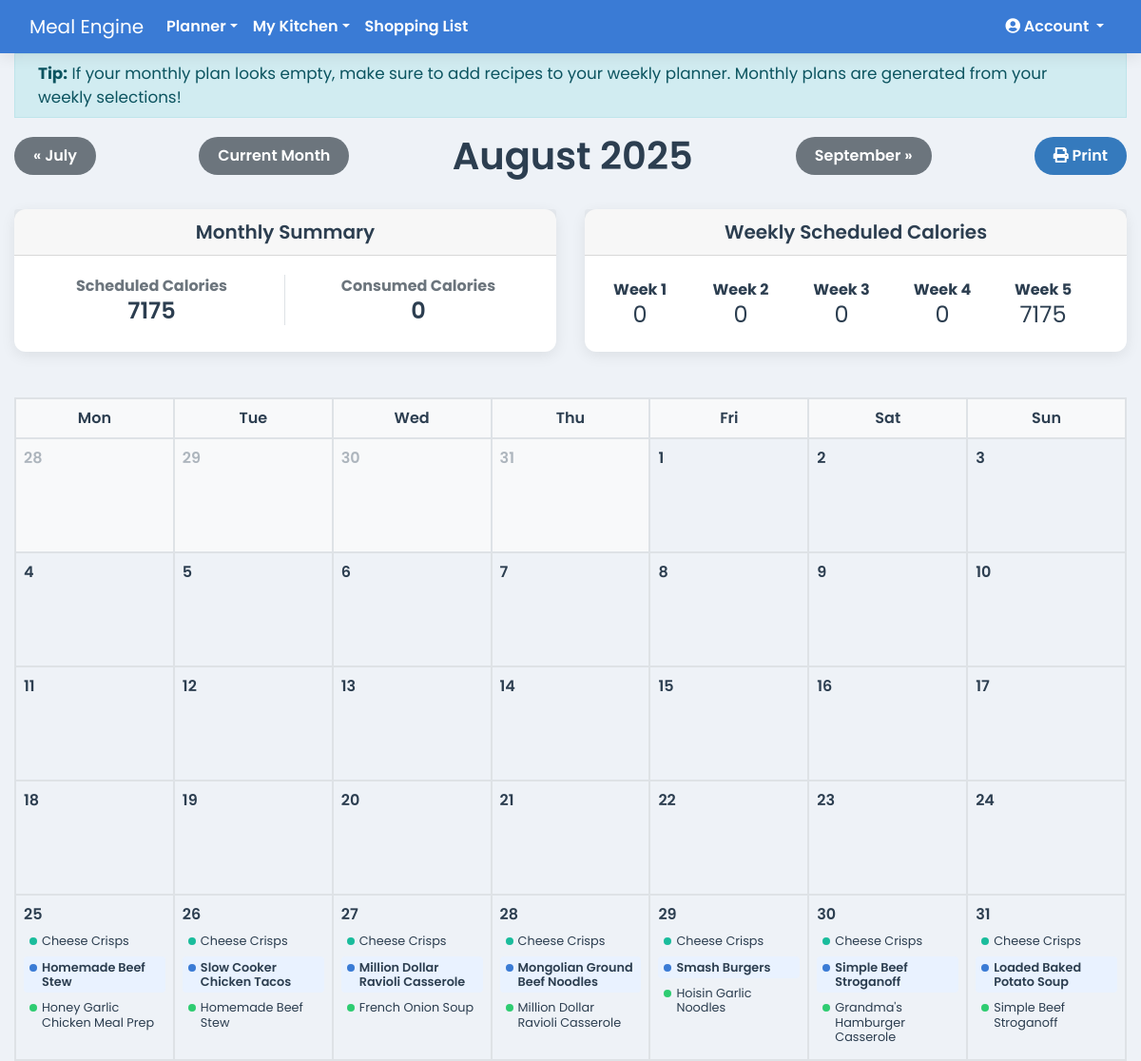
Page /monthly-plan (signed in) on the committed database.
### app.py (models this page shows)
class Recipe(db.Model):
    id = db.Column(db.Integer, primary_key=True)
    user_id = db.Column(db.Integer, db.ForeignKey('user.id'), nullable=False)
    household_id = db.Column(db.Integer, db.ForeignKey('household.id'), nullable=False)
    name = db.Column(db.String(100), nullable=False)
    instructions = db.Column(db.Text, nullable=False)
    servings = db.Column(db.Integer)
    prep_time = db.Column(db.String(50))
    cook_time = db.Column(db.String(50))
    is_favorite = db.Column(db.Boolean, default=False, nullable=False)
    meal_type = db.Column(db.String(50), nullable=False, default='Main Course')
    rating = db.Column(db.Integer, nullable=False, default=0)
    ingredients = db.relationship('RecipeIngredient', backref='recipe', lazy=True, cascade="all, delete-orphan")
    calories = db.Column(db.Float, nullable=True)
    protein = db.Column(db.Float, nullable=True)
    fat = db.Column(db.Float, nullable=True)
    carbs = db.Column(db.Float, nullable=True)

### app.py (the view)
@app.route('/monthly-plan', methods=['GET', 'POST'])
@login_required
def monthly_plan():
    try:
        year = int(request.args.get('year', date.today().year))
        month = int(request.args.get('month', date.today().month))
    except ValueError:
        today = date.today()
        year = today.year
        month = today.month
    if not (1 <= month <= 12): month = date.today().month
    if not (1900 <= year <= 2100): year = date.today().year
    cal = calendar.Calendar(firstweekday=0)
    month_days = cal.monthdatescalendar(year, month)
    first_day_of_calendar = month_days[0][0]
    last_day_of_calendar = month_days[-1][-1]
    all_meals_in_view = MealPlan.query.filter(
        MealPlan.household_id == current_user.household_id,
        MealPlan.meal_date.between(first_day_of_calendar, last_day_of_calendar)
    ).all()
    daily_summaries = {}
    for day_row in month_days:
        for day in day_row:
            day_str = day.strftime('%Y-%m-%d')
            daily_summaries[day_str] = {'calories': 0, 'meals': []}
    for meal in all_meals_in_view:
        day_str = meal.meal_date.strftime('%Y-%m-%d')
        if day_str in daily_summaries:
            meal_name = meal.recipe.name if meal.recipe else meal.custom_item_name
            daily_summaries[day_str]['meals'].append(f"{meal.meal_slot}: {meal_name}")
            if meal.recipe and meal.recipe.calories:
                daily_summaries[day_str]['calories'] += meal.recipe.calories
    current_month_date = date(year, month, 1)
    prev_month_date = current_month_date - timedelta(days=1)
    next_month_date = current_month_date + timedelta(days=32)
    nav = {
        'current': current_month_date,
        'prev': prev_month_date,
        'next': next_month_date
    }
    start_of_month = date(year, month, 1)
    _, days_in_month = calendar.monthrange(year, month)
    end_of_month = date(year, month, days_in_month)
    all_meals_this_month = [m for m in all_meals_in_view if start_of_month <= m.meal_date <= end_of_month and m.recipe]
    monthly_stats = {
        'scheduled': {'calories': 0, 'protein': 0, 'fat': 0, 'carbs': 0},
        'consumed': {'calories': 0, 'protein': 0, 'fat': 0, 'carbs': 0}
    }
    for meal in all_meals_this_month:
        monthly_stats['scheduled']['calories'] += meal.recipe.calories or 0
        monthly_stats['scheduled']['protein'] += meal.recipe.protein or 0
        monthly_stats['scheduled']['fat'] += meal.recipe.fat or 0
        monthly_stats['scheduled']['carbs'] += meal.recipe.carbs or 0
        if meal.is_eaten:
            monthly_stats['consumed']['calories'] += meal.recipe.calories or 0
            monthly_stats['consumed']['protein'] += meal.recipe.protein or 0
            monthly_stats['consumed']['fat'] += meal.recipe.fat or 0
            monthly_stats['consumed']['carbs'] += meal.recipe.carbs or 0
    weekly_summaries = []
    for week in month_days:
        week_stats = {'scheduled': {'calories': 0}, 'consumed': {'calories': 0}}
        for day in week:
            for meal in all_meals_in_view:
                if meal.meal_date == day and meal.recipe:
                    week_stats['scheduled']['calories'] += meal.recipe.calories or 0
                    if meal.is_eaten:
                        week_stats['consumed']['calories'] += meal.recipe.calories or 0
        weekly_summaries.append(week_stats)
    return render_template('monthly_plan.html', page_class='page-monthly-plan',
                           calendar_data=month_days,
                           daily_summaries=daily_summaries,
                           nav=nav,
                           monthly_stats=monthly_stats,
                           weekly_summaries=weekly_summaries)

### app.py (called while the page is built)
@app.context_processor
def inject_cache_buster():
    return dict(cache_buster=int(time.time()))

@app.before_request
def before_request():
    g.current_month_name = date.today().strftime('%B')

@login_manager.user_loader
def load_user(user_id):
    return db.session.get(User, int(user_id))

    @property
    def is_premium_or_elite(self):
        return self.subscription_plan in ['premium', 'elite']

### templates/monthly_plan.html (shortened to what this page needs)
{% extends 'base.html' %}
{% block content %}
<div class="alert alert-info py-2 px-4 mb-3" role="alert" style="width: 100%; font-size: 1.05em; border-radius: 0;">
    <strong>Tip:</strong> If your monthly plan looks empty, make sure to add recipes to your weekly planner. Monthly plans are generated from your weekly selections!
</div>
<div class="monthly-plan-header no-print">
    <a href="{{ url_for('monthly_plan', year=nav.prev.year, month=nav.prev.month) }}" class="btn btn-secondary">&laquo; {{ nav.prev.strftime('%B') }}</a>
    <a href="{{ url_for('monthly_plan') }}" class="btn btn-secondary">Current Month</a>
    <h1>{{ nav.current.strftime('%B %Y') }}</h1>
    <a href="{{ url_for('monthly_plan', year=nav.next.year, month=nav.next.month) }}" class="btn btn-secondary">{{ nav.next.strftime('%B') }} &raquo;</a>
    <button type="button" onclick="window.print()" class="btn btn-primary"><i class="fas fa-print"></i> Print</button>
</div>
<div class="row no-print mb-4">
    <div class="col-12 col-md-6 mb-4 d-flex">
        <div class="card w-100">
            <div class="card-header text-center"><h5 class="mb-0">Monthly Summary</h5></div>
            <div class="card-body text-center">
                <div class="row">
                    <div class="col-6 border-right">
                        <p class="mb-0 text-muted"><strong>Scheduled Calories</strong></p>
                        <h4 class="mb-0">{{ (monthly_stats.scheduled.calories|round|int) if monthly_stats.scheduled.calories is not none else 0 }}</h4>
                    </div>
                    <div class="col-6">
                        <p class="mb-0 text-muted"><strong>Consumed Calories</strong></p>
                        <h4 class="mb-0">{{ (monthly_stats.consumed.calories|round|int) if monthly_stats.consumed.calories is not none else 0 }}</h4>
                    </div>
                </div>
            </div>
        </div>
    </div>
    <div class="col-12 col-md-6 mb-4 d-flex">
        <div class="card w-100">
            <div class="card-header text-center"><h5 class="mb-0">Weekly Scheduled Calories</h5></div>
            <div class="card-body d-flex align-items-center">
                <div class="row text-center w-100">
                    {% for weekly_summary in weekly_summaries %}
                    <div class="col p-1">
                        <strong>Week {{ loop.index }}</strong><br>
                        <h4 class="mb-0 font-weight-normal">{{ (weekly_summary.scheduled.calories|round|int) if weekly_summary.scheduled.calories is not none else 0 }}</h4>
                    </div>
                    {% endfor %}
                </div>
            </div>
        </div>
    </div>
</div>
<div id="printable-area">
    <div class="monthly-plan-container">
        <div class="monthly-calendar-grid">
            <div class="calendar-header">Mon</div>
            <div class="calendar-header">Tue</div>
            <div class="calendar-header">Wed</div>
            <div class="calendar-header">Thu</div>
            <div class="calendar-header">Fri</div>
            <div class="calendar-header">Sat</div>
            <div class="calendar-header">Sun</div>
            {% for week in calendar_data %}
                {% for day in week %}
                    {% set day_str = day.strftime('%Y-%m-%d') %}
                    {% set is_current_month = day.month == nav.current.month %}
                    {% set summary = daily_summaries[day_str] %}
                    {% set has_meals = summary.meals|length > 0 %}
                    <div class="calendar-day {{ 'not-current-month' if not is_current_month }} {{ 'has-meals' if has_meals }}"
                         tabindex="0"
                         data-toggle="popover"
                         data-trigger="focus"
                         title="Meals for {{ day.strftime('%B %d') }}"
                         data-content="<div class='meal-popover-content'>{% for meal in summary.meals %}{% set parts = meal.split(': ') %}<strong>{{ parts[0] }}:</strong> {{ parts[1] }}<br>{% endfor %}{% if not has_meals %}No meals planned.{% endif %}</div>">
                        <div class="day-number">{{ day.day }}</div>
                        <div class="meals d-none d-md-block">
                             {% for meal_str in summary.meals %}
                                {% set meal_parts = meal_str.split(': ', 1) %}
                                {% set meal_slot = meal_parts[0] %}
                                {% set meal_name = meal_parts[1] if meal_parts|length > 1 else meal_parts[0] %}
                                <div class="meal-item meal-type-{{ meal_slot|lower|replace(' ', '-') }}">{{ meal_name }}</div>
                            {% endfor %}
                        </div>
                    </div>
                {% endfor %}
            {% endfor %}
        </div>
    </div>
</div>
{% endblock %}

### static/css/style.css (style rules this page uses)
:root { --primary-blue: #3a7bd5; --secondary-blue: #357abd; --light-bg: #eef2f7; --card-bg: #ffffff; --text-dark: #2c3e50; --text-light: #5a6a7a; --danger-red: #e74c3c; --success-green: #2ecc71; --info-cyan: #1abc9c; --snack-teal: #20c997; --shadow: 0 4px 15px rgba(0, 0, 0, 0.08); }
body { font-family: 'Poppins', sans-serif; font-weight: 400; background-color: var(--light-bg); color: var(--text-dark); }
.btn { border-radius: 20px; padding: 8px 20px; border: none; font-weight: 600; transition: all 0.3s ease; }
.btn-primary { background-color: var(--secondary-blue); color: white; }
h1, h2, h3, h4, h5 { color: var(--text-dark); font-weight: 600; }
.card, .jumbotron { background-color: var(--card-bg); border: none; border-radius: 12px; box-shadow: var(--shadow); }
.card { transition: transform 0.2s ease-in-out, box-shadow 0.2s ease-in-out; }

### static/css/monthly_plan.css (style rules this page uses)
.monthly-plan-header { display: flex; justify-content: space-between; align-items: center; margin-bottom: 2rem; }
.monthly-plan-header h1 { margin: 0; text-align: center; min-width: 250px; }
.monthly-calendar-grid { display: grid; grid-template-columns: repeat(7, 1fr); border-top: 2px solid #dee2e6; border-left: 2px solid #dee2e6; min-height: 80vh; }
.calendar-header { font-weight: 600; text-align: center; padding: 0.5rem; background-color: #f8f9fa; border-bottom: 2px solid #dee2e6; border-right: 2px solid #dee2e6; }
.calendar-day { min-height: 120px; padding: 0.5rem; border-right: 2px solid #dee2e6; border-bottom: 2px solid #dee2e6; display: flex; flex-direction: column; position: relative; }
.calendar-day .day-number { font-weight: 600; margin-bottom: 0.25rem; }
.not-current-month { background-color: #f8f9fa; color: #adb5bd; }
.meals { flex-grow: 1; overflow-y: auto; }
.meal-item { font-size: 0.8rem; padding: 3px 5px 3px 18px; border-radius: 4px; margin-bottom: 4px; position: relative; line-height: 1.2; white-space: normal; word-break: break-word; border: 1px solid transparent; transition: all 0.2s ease-in-out; }
.meal-item::before { content: ''; position: absolute; left: 5px; top: 7px; transform: translateY(0); width: 8px; height: 8px; border-radius: 50%; }
.meal-item.meal-type-breakfast::before { background-color: #1abc9c; }
.meal-item.meal-type-lunch::before { background-color: #2ecc71; }
.meal-item.meal-type-dinner { background-color: #e9f2ff; color: #2c3e50; font-weight: 600; }
.meal-item.meal-type-dinner::before { background-color: var(--primary-blue); }

### rows in the picture
Recipe: name "Cheese Crisps"
Recipe: name "Homemade Beef Stew"
Recipe: name "Honey Garlic Chicken Meal Prep"
Recipe: name "Slow Cooker Chicken Tacos"
Recipe: name "Million Dollar Ravioli Casserole"
Recipe: name "French Onion Soup"
Recipe: name "Mongolian Ground Beef Noodles"
Recipe: name "Smash Burgers"
Recipe: name "Hoisin Garlic Noodles"
Recipe: name "Simple Beef Stroganoff"
Recipe: name "Grandma's Hamburger Casserole"
Recipe: name "Loaded Baked Potato Soup"

### other values in the picture
{{ nav.prev.strftime('%B') }} "July"
{{ nav.current.strftime('%B %Y') }} "August 2025"
{{ nav.next.strftime('%B') }} "September"
{{ day.day }} "28" "29" "30" "31" "1" "2" "3" "4" "5" "6" "7" "8" "9" "10" "11" "12" "13" "14" "15" "16" "17" "18" "19" "20" "21" "22" "23" "24" "25" "26" "27" "28" "29" "30" "31"
